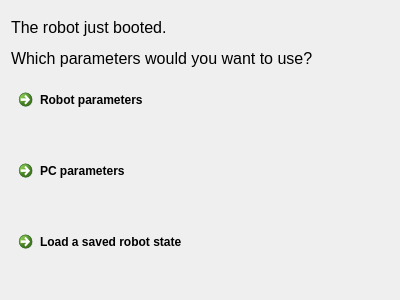
<?xml version="1.0" encoding="UTF-8"?>
<ui version="4.0">
 <class>dialogRobotBooted</class>
 <widget class="QDialog" name="dialogRobotBooted">
  <property name="geometry">
   <rect>
    <x>0</x>
    <y>0</y>
    <width>400</width>
    <height>300</height>
   </rect>
  </property>
  <property name="sizePolicy">
   <sizepolicy hsizetype="MinimumExpanding" vsizetype="MinimumExpanding">
    <horstretch>0</horstretch>
    <verstretch>0</verstretch>
   </sizepolicy>
  </property>
  <property name="minimumSize">
   <size>
    <width>400</width>
    <height>300</height>
   </size>
  </property>
  <property name="windowTitle">
   <string>PRACAM-Globe just booted</string>
  </property>
  <layout class="QVBoxLayout" name="verticalLayout">
   <item>
    <widget class="QLabel" name="lblMessage">
     <property name="text">
      <string>&lt;html&gt;&lt;head/&gt;&lt;body&gt;&lt;p&gt;&lt;span style=&quot; font-size:12pt;&quot;&gt;The robot just booted.&lt;/span&gt;&lt;/p&gt;&lt;p&gt;&lt;span style=&quot; font-size:12pt;&quot;&gt;Which parameters would you want to use?&lt;/span&gt;&lt;/p&gt;&lt;/body&gt;&lt;/html&gt;</string>
     </property>
    </widget>
   </item>
   <item>
    <widget class="QCommandLinkButton" name="cmbtnUseRobotParams">
     <property name="text">
      <string>Robot parameters</string>
     </property>
     <property name="autoDefault">
      <bool>false</bool>
     </property>
    </widget>
   </item>
   <item>
    <widget class="QCommandLinkButton" name="cmbtnUsePCParameters">
     <property name="text">
      <string>PC parameters</string>
     </property>
     <property name="default">
      <bool>true</bool>
     </property>
    </widget>
   </item>
   <item>
    <widget class="QCommandLinkButton" name="cmbtnLoadRobotState">
     <property name="text">
      <string>Load a saved robot state</string>
     </property>
     <property name="autoDefault">
      <bool>false</bool>
     </property>
    </widget>
   </item>
  </layout>
 </widget>
 <resources/>
 <connections/>
</ui>
